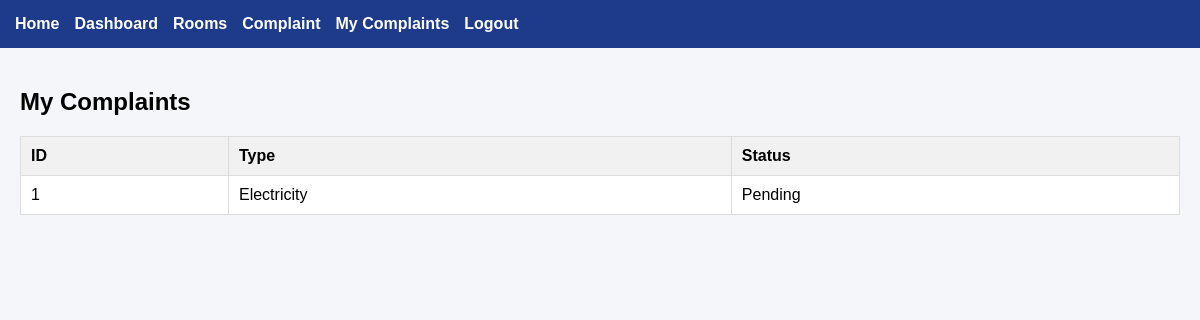
Page /my-complaints (signed in) on the earlier database version.
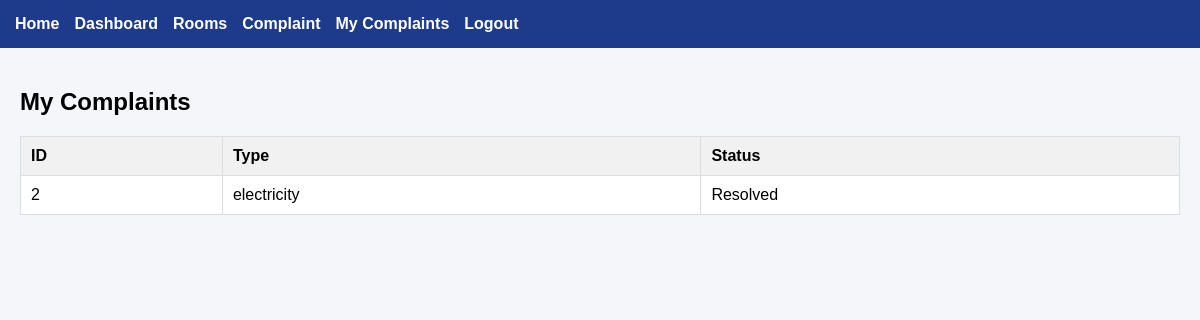
Same page on the later database version.
### tables this page shows
CREATE TABLE Complaint(
Complaint_ID INTEGER PRIMARY KEY,
Student_ID INTEGER,
Complaint_Type TEXT,
Complaint_Details TEXT,
Complaint_Date TEXT,
Status TEXT
);

### app.py (the view)
@app.route("/my-complaints")
def my_complaints():
    if "user_id" not in session:
        return redirect("/login")
    conn = sqlite3.connect("hostel.db")
    cur = conn.cursor()
    cur.execute("""
        SELECT * FROM Complaint
        WHERE Student_ID=?
    """, (session["user_id"],))
    complaints = cur.fetchall()
    conn.close()
    return render_template("student/my_complaints.html", complaints=complaints)

### templates/student/my_complaints.html
{% extends "base.html" %}
{% block content %}
<h2>My Complaints</h2>
<table border="1">
<tr>
    <th>ID</th>
    <th>Type</th>
    <th>Status</th>
</tr>
{% for c in complaints %}
<tr>
    <td>{{ c[0] }}</td>
    <td>{{ c[2] }}</td>
    <td>{{ c[5] }}</td>
</tr>
{% endfor %}
</table>
{% endblock %}

Differences in the rows shown:
removed Complaint: Complaint_ID "1", Complaint_Type "Electricity", Status "Pending"
added Complaint: Complaint_ID "2", Complaint_Type "electricity", Status "Resolved"
